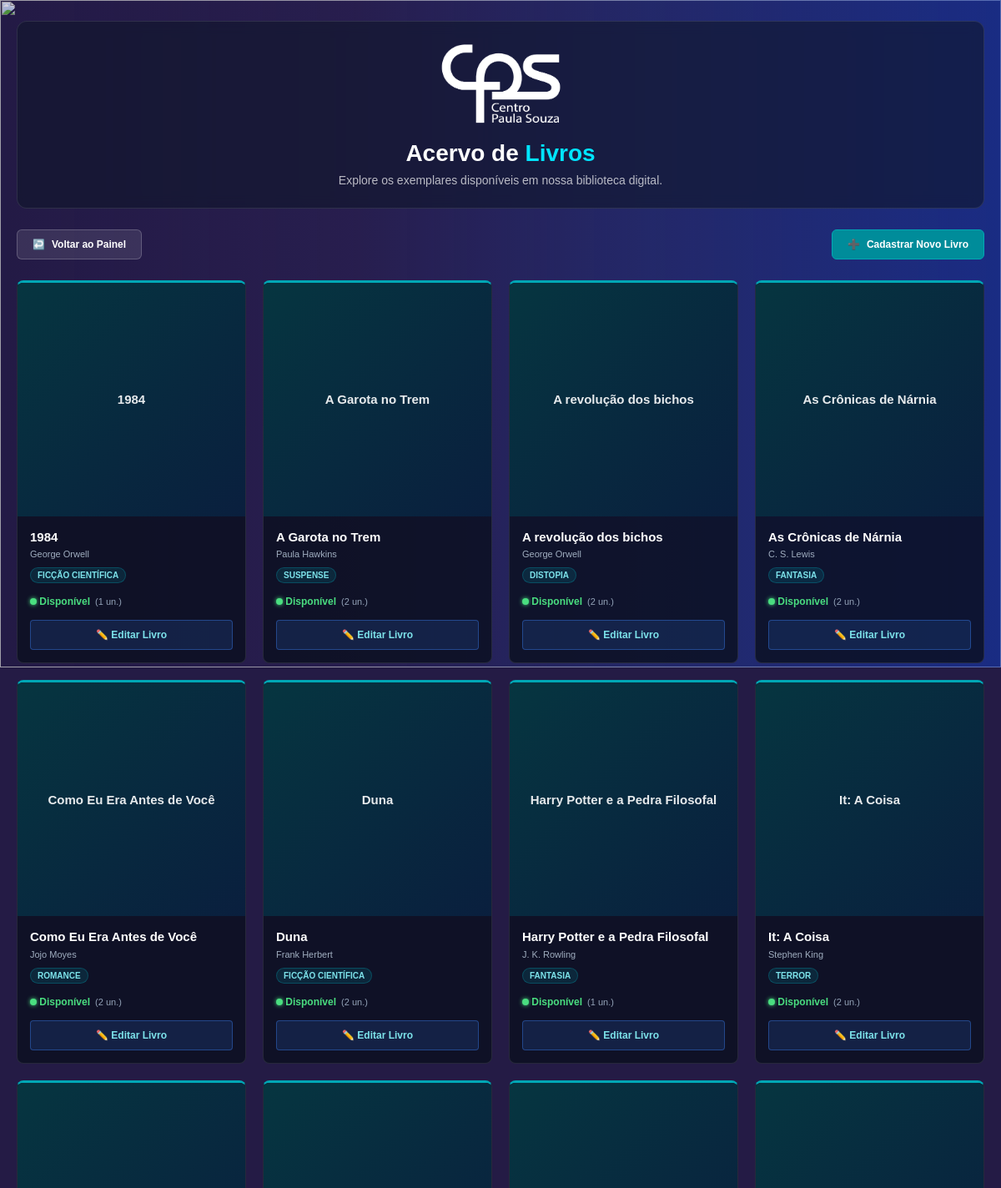
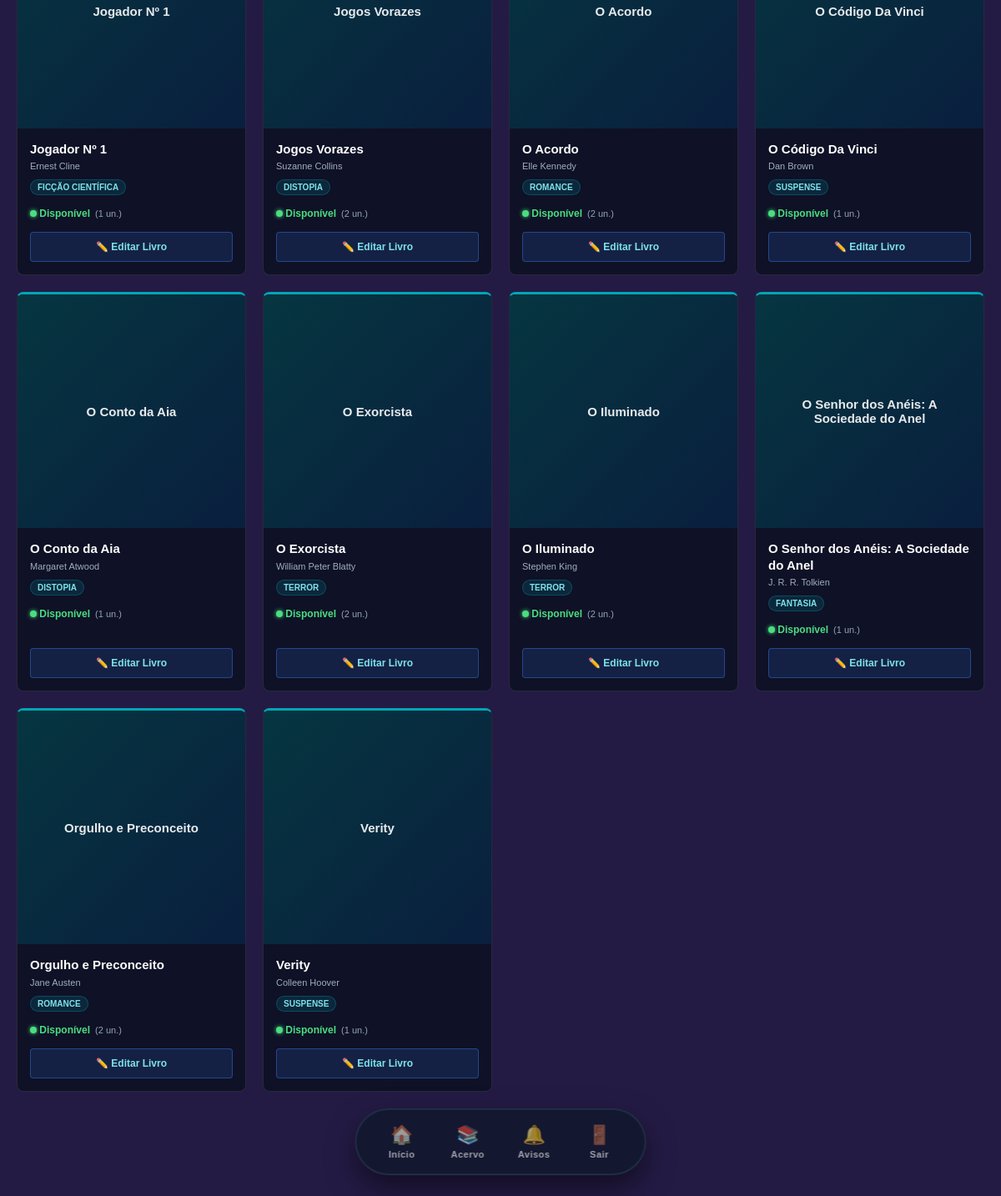
The app's page /bibliotech-backend/paginas/livros.php (signed in) with its own data (2 pictures, top to bottom).
### tables this page shows
CREATE TABLE livros (
    id_livro INT NOT NULL AUTO_INCREMENT PRIMARY KEY,
    titulo VARCHAR(150) NOT NULL,
    id_autor INT NOT NULL,
    ISBN VARCHAR(17) NOT NULL UNIQUE,
    publicacao YEAR NOT NULL,
    editora VARCHAR(100) NOT NULL,
    id_cat INT NOT NULL,

    quantidade_total INT NOT NULL DEFAULT 1,
    quantidade_disponivel INT NOT NULL DEFAULT 1,

    criado_em DATETIME NOT NULL DEFAULT CURRENT_TIMESTAMP,
    atualizado_em DATETIME NOT NULL DEFAULT CURRENT_TIMESTAMP
        ON UPDATE CURRENT_TIMESTAMP,

    FOREIGN KEY (id_cat)
        REFERENCES categorias(id_cat)
        ON UPDATE CASCADE
        ON DELETE RESTRICT,

    FOREIGN KEY (id_autor)
        REFERENCES autores(id_autor)
        ON UPDATE CASCADE
        ON DELETE RESTRICT,

    CONSTRAINT chk_qtd_disponivel
        CHECK (
            quantidade_disponivel BETWEEN 0 AND quantidade_total
        )
);

CREATE TABLE autores (
    id_autor INT NOT NULL AUTO_INCREMENT PRIMARY KEY,
    nome_autor VARCHAR(70) NOT NULL,
    nacionalidade_autor VARCHAR(60)
);

CREATE TABLE categorias (
    id_cat INT NOT NULL AUTO_INCREMENT PRIMARY KEY,
    nome_cat VARCHAR(30) NOT NULL UNIQUE
);

### bibliotech-backend/paginas/livros.php (the view, shortened to what this page needs)
<?php
$conexao = Conexao::getConexao();
$tipo = $_SESSION["tipo_usuario"];
$ehBibliotecario = ($tipo === "bibliotecario" || $tipo === "admin");
$sql = "SELECT L.id_livro, L.titulo, A.nome_autor, C.nome_cat, L.quantidade_disponivel, L.quantidade_total
        FROM livros L
        INNER JOIN autores A ON A.id_autor = L.id_autor
        INNER JOIN categorias C ON C.id_cat = L.id_cat
        ORDER BY L.titulo";
$livros = $conexao->query($sql)->fetchAll();
?>
<!DOCTYPE html>
<html lang="pt-br">
<head>
    <link rel="stylesheet" href="./css/livros.css">
</head>
<body>
    <div class="RENDER BACKGROUND" aria-hidden="true">
        <img src="./source/Arthur/home/Group 631.png" alt="">
    </div>
    <main class="app-layout">
        <header class="hero-banner acervo-header">
            <div class="acervo-logo">
                <a href="principal.php" aria-label="Página inicial">
                    <img src="./source/image/logo.png" alt="BIBLIOTECH">
                </a>
            </div>
            <h1>Acervo de <span class="text-highlight">Livros</span></h1>
            <p class="acervo-subtitulo">Explore os exemplares disponíveis em nossa biblioteca digital.</p>
        </header>
        <div class="acervo-top-actions">
            <a href="principal.php" class="btn-action btn-voltar">
                <span class="icon">↩️</span> Voltar ao Painel
            </a>
            <?php if ($ehBibliotecario): ?>
                <a href="cadastro_livro.php" class="btn-action btn-cadastrar">
                    <span class="icon">➕</span> Cadastrar Novo Livro
                </a>
            <?php endif; ?>
        </div>
        <section class="livros-area">
            <div class="livros-grid">
                <?php foreach ($livros as $livro): ?>
                <article
                    class="livro-card glass-card"
                    data-titulo="<?= htmlspecialchars($livro["titulo"], ENT_QUOTES, "UTF-8") ?>"
                    data-autor="<?= htmlspecialchars($livro["nome_autor"], ENT_QUOTES, "UTF-8") ?>"
                >
                    <div class="livro-capa">
                        <div class="livro-capa-fallback">
                            <?= htmlspecialchars($livro["titulo"], ENT_QUOTES, "UTF-8") ?>
                        </div>
                    </div>
                    <div class="livro-conteudo">
                        <h2 class="livro-titulo"><?= htmlspecialchars($livro["titulo"], ENT_QUOTES, "UTF-8") ?></h2>
                        <p class="livro-autor"><?= htmlspecialchars($livro["nome_autor"], ENT_QUOTES, "UTF-8") ?></p>
                        <span class="livro-categoria"><?= htmlspecialchars($livro["nome_cat"], ENT_QUOTES, "UTF-8") ?></span>
                        <div class="livro-disponibilidade">
                            <?php if ($livro["quantidade_disponivel"] > 0): ?>
                                <span class="status-disponivel"><span class="dot-green"></span> Disponível</span>
                                <span class="quantidade-livro">(<?= $livro["quantidade_disponivel"] ?> un.)</span>
                            <?php else: ?>
                                <span class="status-indisponivel"><span class="dot-red"></span> Indisponível</span>
                            <?php endif; ?>
                        </div>
                        <div class="livro-acoes">
                            <?php if ($ehBibliotecario): ?>
                                <a href="editar_livro.php?id=<?= $livro["id_livro"] ?>" class="btn-card btn-editar">✏️ Editar Livro</a>
                            <?php endif; ?>
                        </div>
                    </div>
                </article>
                <?php endforeach; ?>
            </div>
        </section>
    </main>
    <nav class="global-hotbar">
        <a href="principal.php" class="hotbar-item">
            <span class="hotbar-icon">🏠</span>
            <span class="hotbar-text">Início</span>
        </a>
        <a href="livros.php" class="hotbar-item">
            <span class="hotbar-icon">📚</span>
            <span class="hotbar-text">Acervo</span>
        </a>
        <a href="notificacoes.php" class="hotbar-item">
            <div class="hotbar-icon-wrapper">
                <span class="hotbar-icon">🔔</span>
            </div>
            <span class="hotbar-text">Avisos</span>
        </a>
        <a href="logout.php" class="hotbar-item hotbar-logout">
            <span class="hotbar-icon">🚪</span>
            <span class="hotbar-text">Sair</span>
        </a>
    </nav>
</body>
</html>

### records on screen
livros: titulo "1984", id_autor.nome_autor "George Orwell", id_cat.nome_cat "FICÇÃO CIENTÍFICA", quantidade_disponivel "1"
livros: titulo "A Garota no Trem", id_autor.nome_autor "Paula Hawkins", id_cat.nome_cat "SUSPENSE", quantidade_disponivel "2"
livros: titulo "A revolução dos bichos", id_autor.nome_autor "George Orwell", id_cat.nome_cat "DISTOPIA", quantidade_disponivel "2"
livros: titulo "As Crônicas de Nárnia", id_autor.nome_autor "C. S. Lewis", id_cat.nome_cat "FANTASIA", quantidade_disponivel "2"
livros: titulo "Como Eu Era Antes de Você", id_autor.nome_autor "Jojo Moyes", id_cat.nome_cat "ROMANCE", quantidade_disponivel "2"
livros: titulo "Duna", id_autor.nome_autor "Frank Herbert", id_cat.nome_cat "FICÇÃO CIENTÍFICA", quantidade_disponivel "2"
livros: titulo "Harry Potter e a Pedra Filosofal", id_autor.nome_autor "J. K. Rowling", id_cat.nome_cat "FANTASIA", quantidade_disponivel "1"
livros: titulo "It: A Coisa", id_autor.nome_autor "Stephen King", id_cat.nome_cat "TERROR", quantidade_disponivel "2"
livros: titulo "Jogador Nº 1", id_autor.nome_autor "Ernest Cline", id_cat.nome_cat "FICÇÃO CIENTÍFICA", quantidade_disponivel "1"
livros: titulo "Jogos Vorazes", id_autor.nome_autor "Suzanne Collins", id_cat.nome_cat "DISTOPIA", quantidade_disponivel "2"
livros: titulo "O Acordo", id_autor.nome_autor "Elle Kennedy", id_cat.nome_cat "ROMANCE", quantidade_disponivel "2"
livros: titulo "O Código Da Vinci", id_autor.nome_autor "Dan Brown", id_cat.nome_cat "SUSPENSE", quantidade_disponivel "1"
livros: titulo "O Conto da Aia", id_autor.nome_autor "Margaret Atwood", id_cat.nome_cat "DISTOPIA", quantidade_disponivel "1"
livros: titulo "O Exorcista", id_autor.nome_autor "William Peter Blatty", id_cat.nome_cat "TERROR", quantidade_disponivel "2"
livros: titulo "O Iluminado", id_autor.nome_autor "Stephen King", id_cat.nome_cat "TERROR", quantidade_disponivel "2"
livros: titulo "O Senhor dos Anéis: A Sociedade do Anel", id_autor.nome_autor "J. R. R. Tolkien", id_cat.nome_cat "FANTASIA", quantidade_disponivel "1"
livros: titulo "Orgulho e Preconceito", id_autor.nome_autor "Jane Austen", id_cat.nome_cat "ROMANCE", quantidade_disponivel "2"
livros: titulo "Verity", id_autor.nome_autor "Colleen Hoover", id_cat.nome_cat "SUSPENSE", quantidade_disponivel "1"
